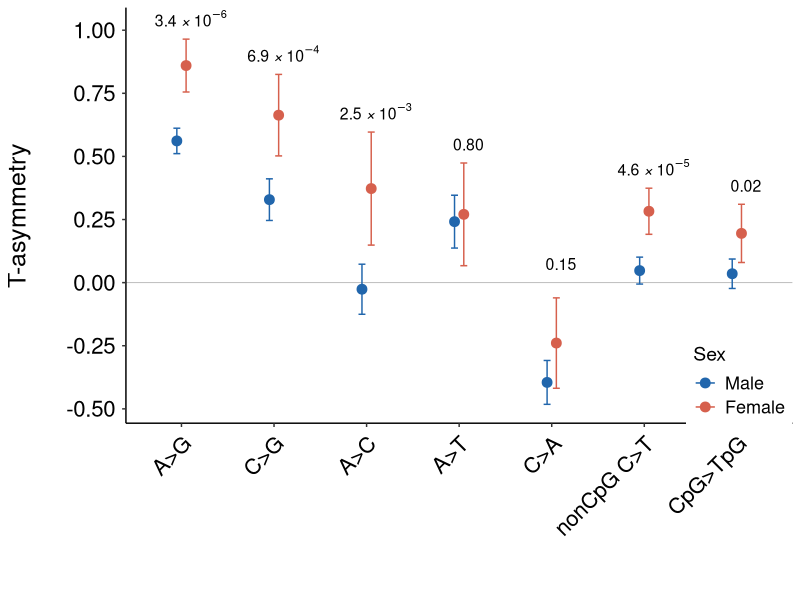

Here is the R script that generated this plot:
library(ggplot2)
library(dplyr)

nts_levels <- c("A>G", "C>G", "A>C", "A>T", "C>A", "nonCpG C>T", "CpG>TpG")
df_long <- read.delim("tasym_tests.txt", h = TRUE) %>%
  mutate(
    NTS = factor(NTS, levels = nts_levels),
    Sex = factor(Sex, levels = c("log_male", "log_fem"))
  )

## pdf("Figure4.pdf", h = 8, w = 8)
png("Figure4_dots.png", h = 8, w = 8, units="in", res=300)

ggplot(df_long, aes(x = NTS, y = log_value, color = Sex)) +
  geom_hline(yintercept = 0, linetype = "solid",
             color = "grey70", linewidth = 0.3) +
  geom_errorbar(
    aes(ymin = ci_lower, ymax = ci_upper),
    position  = position_dodge(width = 0.2),
    width     = 0.15,
    linewidth = 0.5
  ) +
  geom_point(position = position_dodge(width = 0.2), size = 3) +
  geom_text(
    data        = df_long %>% distinct(NTS, .keep_all = TRUE),
    aes(x = NTS, y = y_pos, label = p_label),
    color       = "black",
    inherit.aes = FALSE,
    size        = 4,
    vjust       = 0,
    parse       = TRUE,
    nudge_x     = 0.1
  ) +
  scale_color_manual(
    values = c("log_male" = "#2166AC", "log_fem" = "#D6604D"),
    labels = c("log_male" = "Male",    "log_fem" = "Female")
  ) +
  scale_y_continuous(breaks = c(-0.5, -0.25, 0, 0.25, 0.5, 0.75, 1)) +
  labs(x = "", y = "T-asymmetry", color = "Sex") +
  theme_classic() +
  theme(
    axis.text.x        = element_text(angle = 45, hjust = 1, margin = margin(t = 5),
                                      size = 16, color = "black"),
    plot.title         = element_text(hjust = 0, size = 20),
    axis.title.x       = element_text(margin = margin(t = 20), size = 18, vjust = 2),
    axis.text.y        = element_text(margin = margin(r = 5),  size = 16, color = "black"),
    axis.title.y       = element_text(margin = margin(r = 25), size = 18),
    panel.grid.major.y = element_blank(),
    panel.grid.minor.y = element_blank(),
    legend.position    = c(0.92, 0.1),
    legend.background  = element_rect(fill = "white", color = NA),
    legend.text        = element_text(size = 13),
    legend.title       = element_text(size = 14)
  )
dev.off()
